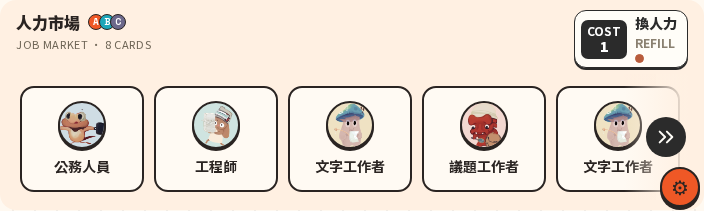
#> input picture packages/webapp/docs/game-room/issue-494/1280-market-start.png, 704 x 211 px, found by its file name
$ python compose.py 1280-market-slash.png 1280-paged.png
#> lines starting #> are read from the running program, lines starting #| are printed output that depends on the picture
"""Side-by-side comparison sheets: ours (left) vs Figma / prototype (right). Usage: compose.py SHOT_DIR OUT_DIR"""
import sys
from PIL import Image, ImageDraw
shots, out = sys.argv[1], sys.argv[2]
P = '/workspace/osv-prototype-capture'
F = '/workspace/figma-cache/browser-captures/Page 1'
def sheet(name, ours, ref, ref_label, label, h=900):
#> called with name = 'compare-start-vs-prototype-02.png', ours = '1280-market-start.png', ref_label = 'prototype 02-default-1280-crop', label = '1280 market at start', h = 900
    a, b = Image.open(f'{shots}/{ours}').convert('RGB'), Image.open(ref).convert('RGB')
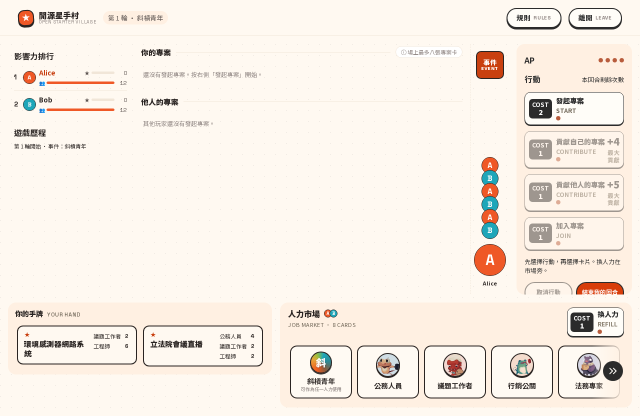
#> input picture packages/webapp/docs/game-room/issue-494/1280-market-slash.png, 1280 x 832 px, given in place of 02-default-1280-crop.png, which was not available (shown at 1/2 size)
#> a is the input picture: PIL image 704x211 RGB; mean R, G, B 233.8, 222.3, 211.9
#> b is the input picture: PIL image 1280x832 RGB; mean R, G, B 246.2, 237.5, 228.4
    b = b.resize((int(b.width * h / b.height), h)) if b.height > h else b
    a = a.resize((int(a.width * h / a.height), h)) if a.height > h else a
    im = Image.new('RGB', (a.width + b.width + 30, max(a.height, b.height) + 34), 'white')
#> im: PIL image 2014x866 RGB; every value is 255
    d = ImageDraw.Draw(im)
    d.text((8, 10), f'#494 candidate: {label}', fill='black')
    d.text((a.width + 38, 10), ref_label, fill='black')
    im.paste(a, (0, 34)); im.paste(b, (a.width + 30, 34))
#> after `im.paste(b, (a.width + 30, 34))`:
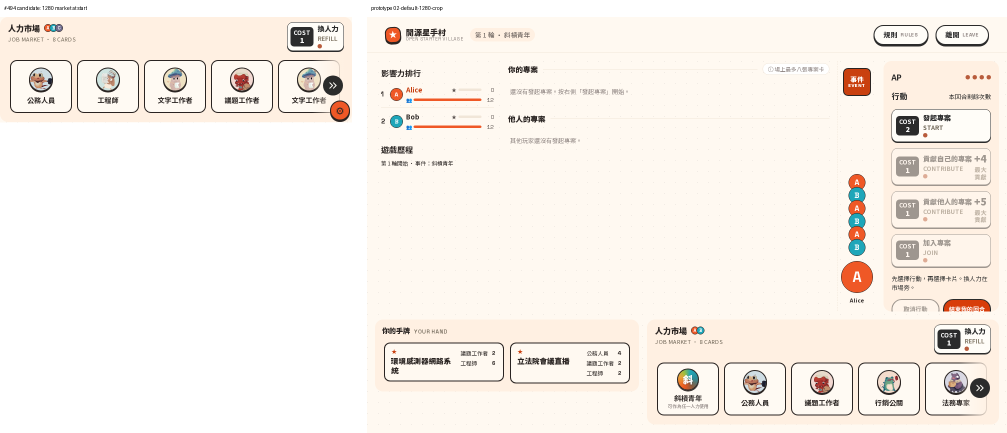
#> im: PIL image 2014x866 RGB (shown at 1/2 size); mean R, G, B 247.7, 241.4, 235
    im.save(f'{out}/{name}')
sheet('compare-start-vs-prototype-02.png', '1280-market-start.png', f'{P}/02-default-1280-crop.png', 'prototype 02-default-1280-crop', '1280 market at start')
sheet('compare-start-vs-figma-frame-1.png', '1280-start.png', f'{F}/main-1-1-1-frame-1.png', 'Figma main-1-1-1-frame-1', '1280x832 start')
#> call 2 of sheet, with name = 'compare-start-vs-figma-frame-1.png', ours = '1280-start.png', ref_label = 'Figma main-1-1-1-frame-1', label = '1280x832 start', h = 900
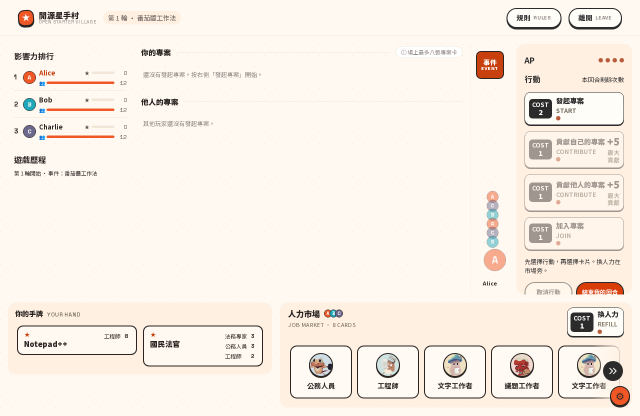
#> input picture packages/webapp/docs/game-room/issue-494/1280-start.png, 1280 x 832 px, found by its file name (shown at 1/2 size)
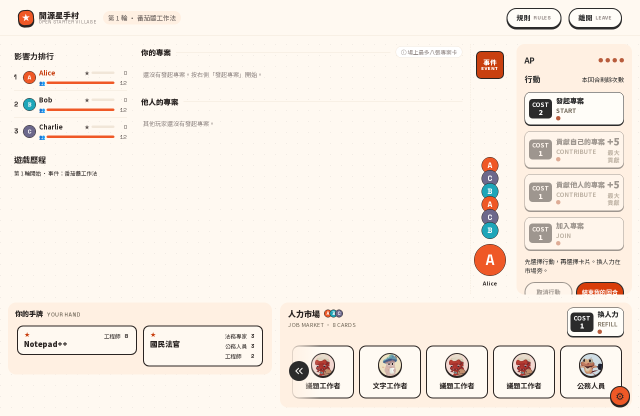
#> input picture packages/webapp/docs/game-room/issue-494/1280-paged.png, 1280 x 832 px, given in place of main-1-1-1-frame-1.png, which was not available (shown at 1/2 size)
#> in sheet, a is the input picture: PIL image 1280x832 RGB; mean R, G, B 246.8, 238.1, 229.1
#> in sheet, b is the input picture: PIL image 1280x832 RGB; mean R, G, B 246.2, 237.1, 228
#> in sheet (call 2), `im = Image.new('RGB', (a.width + b.width + 30, max(a.height, b.height)..`: im: PIL image 2590x866 RGB; every value is 255
#> in sheet (call 2), `im.paste(a, (0, 34))`:
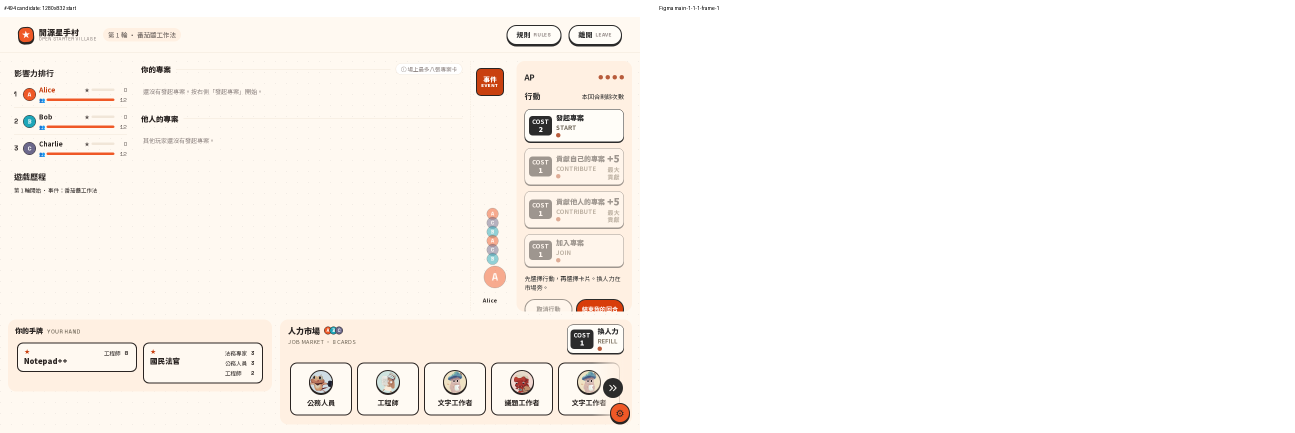
#> im: PIL image 2590x866 RGB (shown at 1/2 size); mean R, G, B 251, 246.9, 242.6
#> in sheet (call 2), `im.paste(b, (a.width + 30, 34))`:
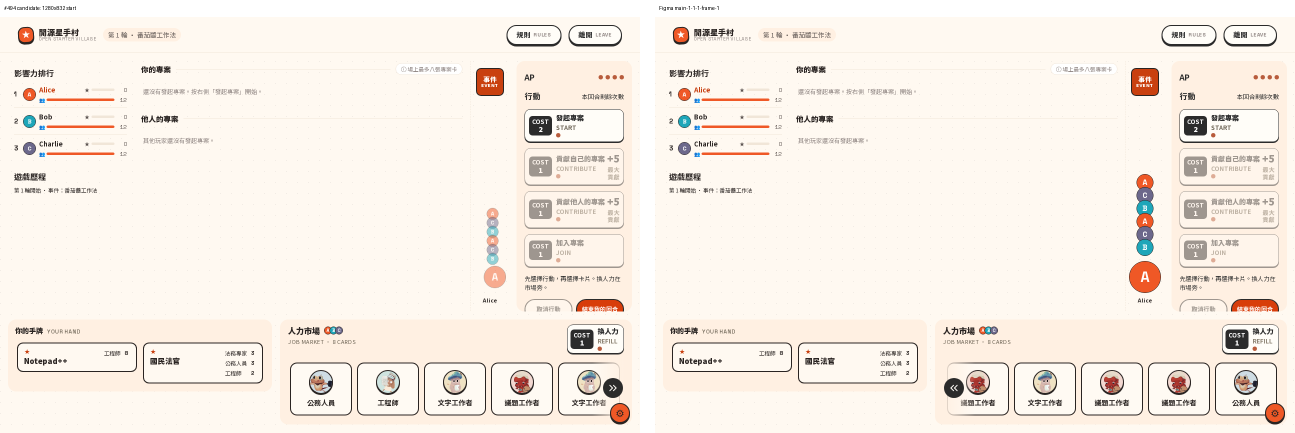
#> im: PIL image 2590x866 RGB (shown at 1/2 size); mean R, G, B 246.9, 238.4, 229.8
sheet('compare-start-vs-figma-frame-2.png', '1280-start.png', f'{F}/main-1-1-1-frame-2.png', 'Figma main-1-1-1-frame-2 (badge annotation)', '1280x832 start')
sheet('compare-paged-vs-prototype-14.png', '1280-market-paged.png', f'{P}/14-remove-job-after-remove-2-click-1280-crop.png', 'prototype 14-remove-job-after-remove-2-click-1280-crop', '1280 market paged to the middle')
#> call 4 of sheet, with name = 'compare-paged-vs-prototype-14.png', ours = '1280-market-paged.png', label = '1280 market paged to the middle', h = 900
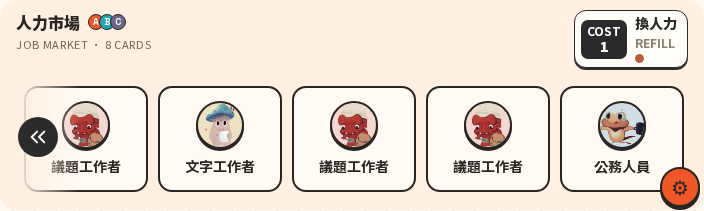
#> input picture packages/webapp/docs/game-room/issue-494/1280-market-paged.png, 704 x 211 px, found by its file name
#> (the run stopped early here; a loop or call above may not have finished)
